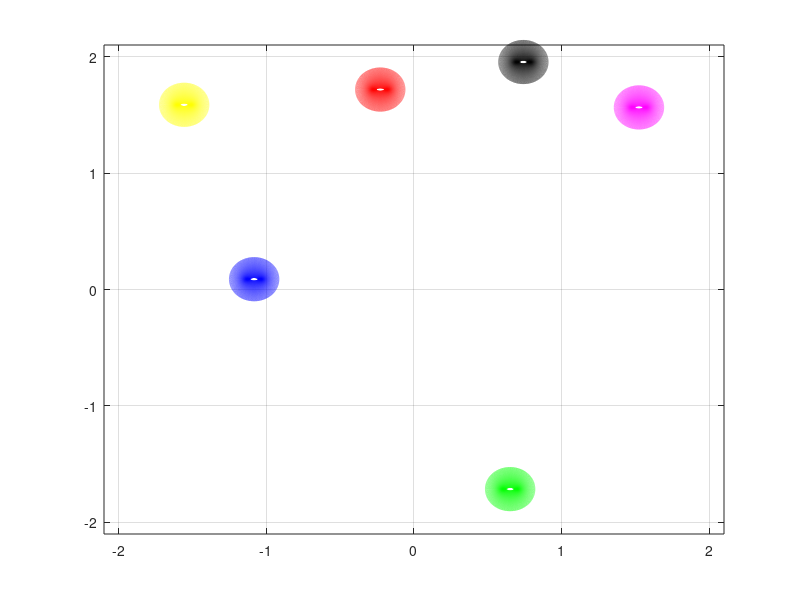

This chart was generated by the following MATLAB code:
N0=6; %No.of bodies
Ts=50; %time steps
dt=0.05;
R0=1e-1;%0.05;
L0=2e-6;
eta=1;
mu=1;
%dragc=6*pi*eta*R0;
%k=1e-11;
X=zeros(Ts,N0); %X-coord of the N0 bodies at all the time steps
Y=zeros(Ts,N0); %Y-coord of the N0 bodies at all the time steps

% initx=[0.3922    0.6555    0.1712    0.7060    0.0318    0.2769    0.0462    0.0971    0.8235    0.6948    0.3171    0.9502    0.0344    0.4387    0.6928];
% inity=[0.5853    0.5497    0.9172    0.2858    0.7572    0.7537    0.3804    0.5678    0.0759    0.0540    0.5308    0.7792    0.9340    0.1299    0.5688];
% X(1,:)=initx(1:N0); %x-coordinates for the starting positions
% Y(1,:)=inity(1:N0); %y-coordinates for the starting positions

% X(1,:)=4*rand(N0,1)-2;
% Y(1,:)=4*rand(N0,1)-2;
X(1,:)=rand(N0,1);
Y(1,:)=rand(N0,1);


rvect=zeros(1,2); % just a temp vector
Force=zeros(2,N0); % stores the Force [F1  F2  F3...] at each time step.
r=zeros(N0,N0,2);  % is the difference matrix..contains [dx and dy]

for k=2:Ts  %for time steps

xk=X(k-1,:); %Storing X(k-1) into a dummy row vector xk to do the repmat thing
yk=Y(k-1,:);%Storing Y(k-1) into a dummy row vector yk to do the repmat thing

r(:,:,1)=repmat(xk,N0,1)-repmat(xk,N0,1)'; % this the X1-X2 difference matrix
r(:,:,2)=repmat(yk,N0,1)-repmat(yk,N0,1)'; % this the Y1-Y2 difference matrix
    
    
    for i=1:N0 %loop for each body i
        F=zeros(1,2); % resets F for each body
        
            %interactions of ith body with all the bodies------------
            for j=1: N0  
                rvect(1,1:2)=r(i,j,1:2);
                F=F+mu*rvect*(L0-norm(rvect,2));
            end
            %---------------------------   
    
    
    Force(:,i)=F; %Stores the computed force F into F(i)
    end %---------------------------   
    

    X(k,:)=X(k-1,:)+ Force(1,:)*dt/(eta);
    Y(k,:)=Y(k-1,:)+ Force(2,:)*dt/(eta);
    

    %With Boundary conditions
        xnew=X(k,:);
        ynew=Y(k,:);
    
        %I'm using Boolean variables instead of IF
        xnew=(xnew>2).*(4-xnew)  +   (xnew<=2).*xnew; %ensures all x<2 
        xnew=(xnew<-2).*(-4-xnew)+ (xnew>=-2).*xnew;  %ensures all x>-2
        
        ynew=(ynew>2).*(4-ynew)+ (ynew<=2).*ynew;   %ensures all y<2
        ynew=(ynew<-2).*(-4-ynew)+(ynew>=-2).*ynew;  %ensures all y>-2
    
        
        X(k,:)=xnew;
        Y(k,:)=ynew;
    %     
    
    
end

%-----------------------for plotting the balls
        t=-pi:0.01:pi;
        grid on;
        %randcol=perms([1,1,0]);
        randcol=[1 0 1; 1 0 0; 0 1 0; 0 0 0; 0 0 1; 1 1 0];
        
        for k=1:Ts
            for i=1:N0
            axis([-2-R0 2+R0 -2-R0 2+R0]);
            grid on
            %plot(X(k,i)+R0*cos(t),Y(k,i)+R0*sin(t),'red');
            %plot(X(k,i)+R0*cos(t),Y(k,i)+R0*sin(t),'color',rand(1,3));
            plot(X(k,i)+R0*cos(t),Y(k,i)+R0*sin(t),'color',randcol(mod(i,N0+1),:),'linewidth',15);
            hold on;
            end
        pause(3.50);
        hold off;
        end
%-----------------------for plotting the balls
